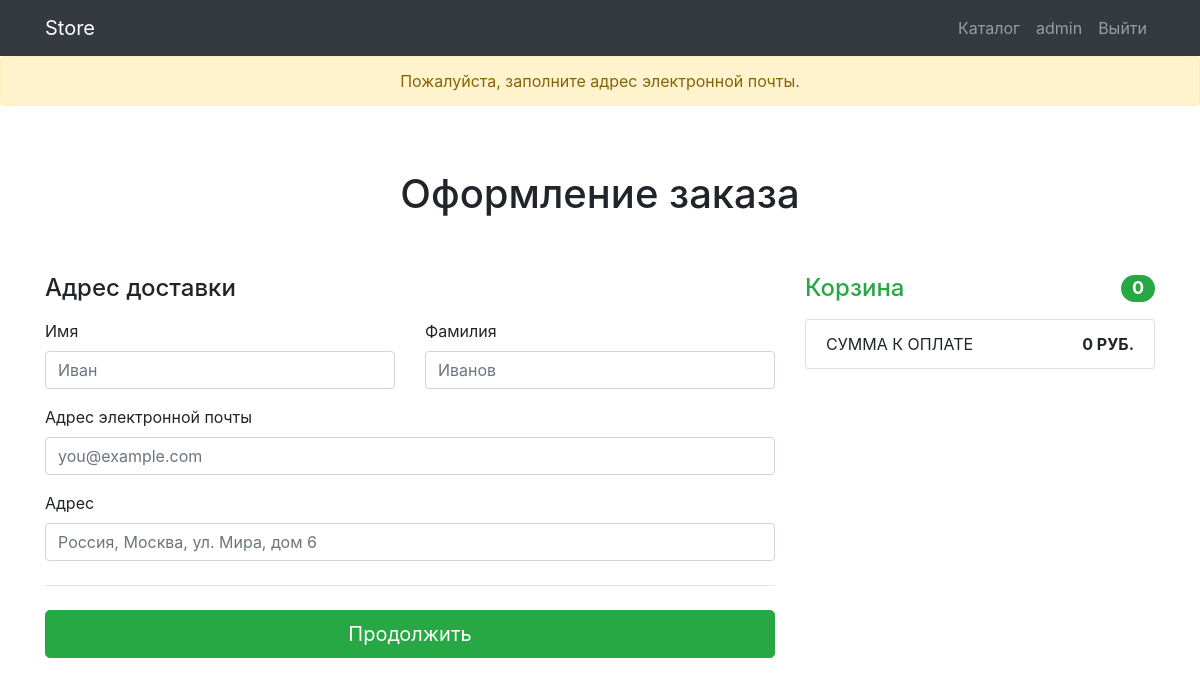
Before: /orders/order-create/ (signed in) with the older database file.
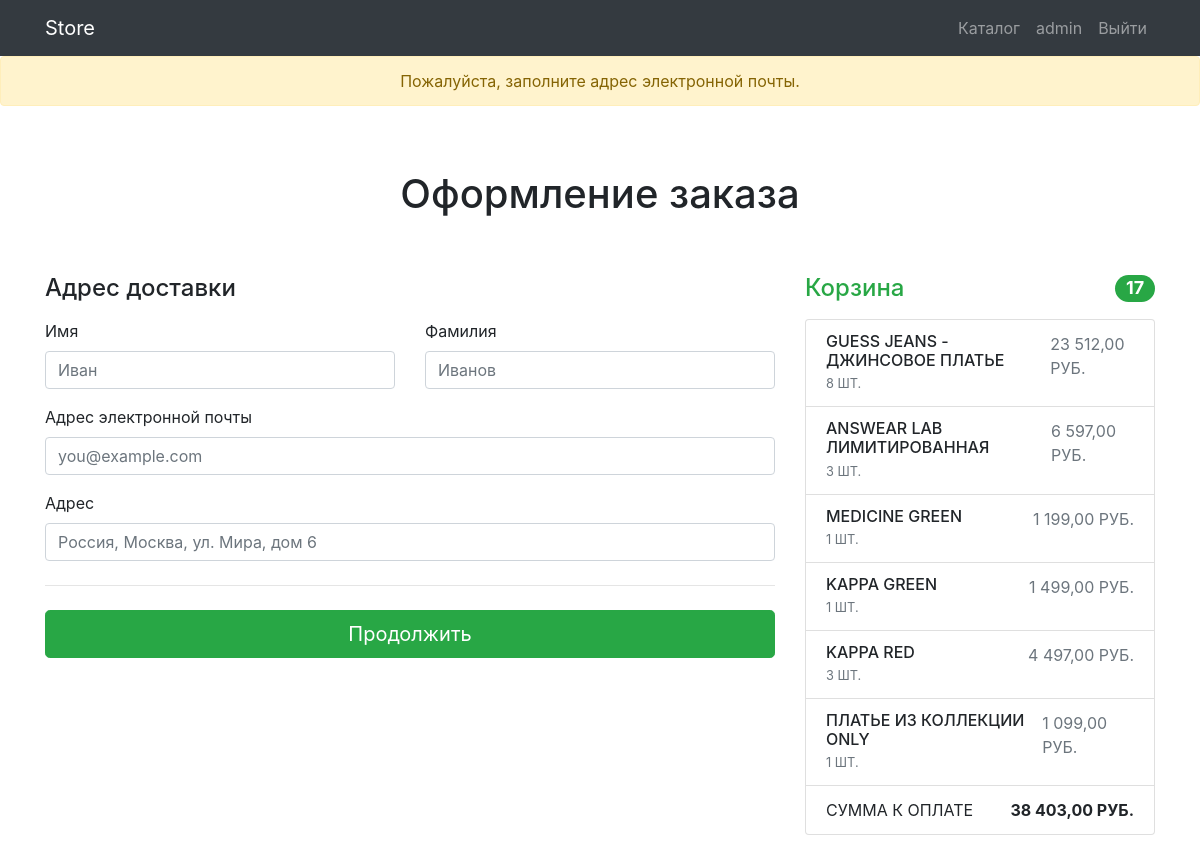
After: the same page with the newer database file.
### products/models.py (models this page shows, shortened)
class Basket(models.Model):
    user = models.ForeignKey(User, on_delete=models.CASCADE)
    product = models.ForeignKey("Product", on_delete=models.CASCADE, verbose_name="Товар")
    quantity = models.PositiveIntegerField(default=0, verbose_name="Количество товара")
    create_database = models.DateTimeField(auto_now_add=True)
    objects = BasketQuerySet.as_manager()
    def sum(self):
        return self.quantity * self.product.price
    class Meta:
        verbose_name = "товар в корзине"
        verbose_name_plural = "Корзина"

class Product(models.Model):
    name = models.CharField(max_length=250, verbose_name="Название товара")
    image = models.ImageField(upload_to="products_images/", blank=True, verbose_name="Изображение")
    description = models.TextField(blank=True, verbose_name="Описание")
    short_description = models.CharField(max_length=100, blank=True, verbose_name="Краткое описание")
    price = models.DecimalField(max_digits=8, decimal_places=2, default=0, verbose_name="Цена")
    quantity = models.PositiveIntegerField(default=0, verbose_name="Количество")
    category = models.ForeignKey(ProductCategory, on_delete=models.CASCADE, verbose_name="Категория")
    class Meta:
        verbose_name = "товар"
        verbose_name_plural = "Товары"

### orders/views.py (the view, shortened to what this page needs)
# urls.py: path('order-create/', OrderCreateView.as_view(), name='order-create'),
class OrderCreateView(CreateView):
    form_class = OrderForm
    template_name = 'orders/order-create.html'
    success_url = reverse_lazy('full-order')
    def get_context_data(self, **kwargs):
        context = super().get_context_data(**kwargs)
        context['title'] = "Store - Оформление заказа"
        return context

### orders/forms.py
class OrderForm(forms.ModelForm):
    class Meta:
        model = Order
        fields = ('first_name', 'last_name', 'email', 'address')
    first_name = forms.CharField(widget=forms.TextInput(attrs={'class': 'form-control', 'placeholder': 'Иван'}))
    last_name = forms.CharField(widget=forms.TextInput(attrs={'class': 'form-control', 'placeholder': 'Иванов'}))
    email = forms.EmailField(widget=forms.EmailInput(attrs={'class': 'form-control',
                                                            'placeholder': 'you@example.com'}))
    address = forms.CharField(widget=forms.TextInput(attrs={'class': 'form-control',
                                                            'placeholder': 'Россия, Москва, ул. Мира, дом 6'}))

### products/context_processors.py (called while the page is built)
def baskets(request):
    user = request.user
    return {'baskets': Basket.objects.filter(user=user) if user.is_authenticated else []}

### products/models.py (called while the page is built)
    def total_sum(self):
        return sum(basket.sum() for basket in self)

    def total_quantity(self):
        return sum(basket.quantity for basket in self)

### orders/templates/orders/order-create.html (shortened to what this page needs)
{% extends 'products/base.html' %}
{% load static %}
{% load humanize %}
{% block css %}
<link href="{% static 'css/products.css' %}" rel="stylesheet">
{% endblock %}
{% block content %}
<section>
    <div class="alert alert-warning text-center" role="alert">
        Пожалуйста, заполните адрес электронной почты.
    </div>
    <div class="container">
        <div class="py-5 text-center">
            <h1>Оформление заказа</h1>
        </div>
        <div class="row g-5">
            <div class="col-md-5 col-lg-4 order-md-last">
                <h4 class="d-flex justify-content-between align-items-center mb-3">
                    <span class="text-success">Корзина</span>
                    <span class="badge badge-success badge-pill text-white">{{ baskets.total_quantity }}</span>
                </h4>
                <ul class="list-group mb-3">
                    {% for basket in baskets %}
                    <li class="list-group-item d-flex justify-content-between lh-sm">
                        <div>
                            <h6 class="my-0">{{ basket.product.name }}</h6>
                            <small class="text-muted">{{ basket.quantity }} шт.</small>
                        </div>
                        <span class="text-muted">{{ basket.sum|intcomma }} руб.</span>
                    </li>
                    {% endfor %}
                    <li class="list-group-item d-flex justify-content-between">
                        <span>Сумма к оплате</span>
                        <strong>{{ baskets.total_sum|intcomma }} руб.</strong>
                    </li>
                </ul>
            </div>
            <div class="col-md-7 col-lg-8">
                <h4 class="mb-3">Адрес доставки</h4>
                <form action="{% url 'order-create' %}" method="post">
                    <div class="row g-3">
                        <div class="col-sm-6">
                            <label for="{{ form.first_name.id_for_label }}" class="form-label">Имя</label>
                           {{ form.first_name }}
                        </div>
                        <div class="col-sm-6">
                            <label for="{{ form.last_name.id_for_label }}" class="form-label">Фамилия</label>
                           {{ form.last_name }}
                        </div>
                        <div class="col-12 mt-3">
                            <label for="{{ form.email.id_for_label }}" class="form-label">Адрес электронной почты</label>
                            {{ form.email }}
                        </div>
                        <div class="col-12 mt-3">
                            <label for="{{ form.address.id_for_label }}" class="form-label">Адрес</label>
                            {{ form.address }}
                        </div>
                    </div>
                    <hr class="my-4">
                    <button class="w-100 btn btn-success btn-lg">Продолжить</button>
                </form>
            </div>
        </div>
    </div>
</section>
{% endblock %}

Changed rows visible on the page:
added Basket: total_quantity "17", product.name "GUESS JEANS - ДЖИНСОВОЕ ПЛАТЬЕ", quantity "8", sum "23 512,00", total_sum "38 403,00"
added Basket: product.name "ANSWEAR LAB ЛИМИТИРОВАННАЯ", quantity "3", sum "6 597,00"
added Basket: product.name "MEDICINE GREEN", quantity "1", sum "1 199,00"
added Basket: product.name "KAPPA GREEN", quantity "1", sum "1 499,00"
added Basket: product.name "KAPPA RED", quantity "3", sum "4 497,00"
added Basket: product.name "ПЛАТЬЕ ИЗ КОЛЛЕКЦИИ ONLY", quantity "1", sum "1 099,00"
Other visible differences:
{{ baskets.total_quantity }}: "0" → (not shown)
{{ baskets.total_sum|intcomma }}: "0" → (not shown)
